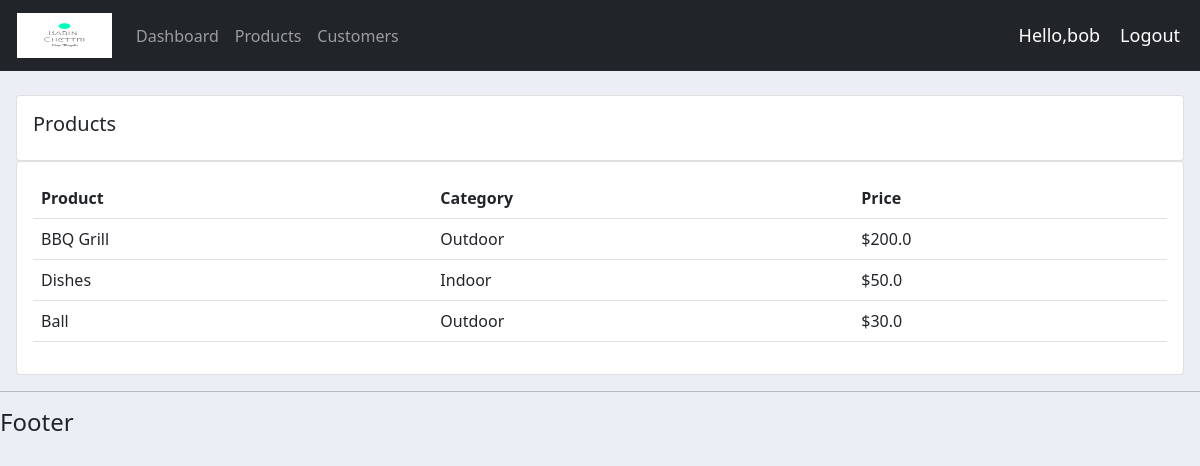
Screenshot of /products/ (signed in) with the database file from the repository.
### accounts/models.py (models this page shows, shortened)
class Product(models.Model):
    CATEGORY = (
        ('Indoor', 'Indoor'),
        ('Outdoor', 'Outdoor'),
    )
    name = models.CharField(max_length=100, null=True)
    price = models.FloatField(null=True)
    category =  models.CharField(max_length=150, null=True, choices=CATEGORY)
    description = models.CharField(max_length=200, null=True, blank=True)
    date_created = models.DateTimeField(auto_now_add=True)
    tags = models.ManyToManyField(Tag)

### accounts/decorators.py (the view)
        def wrapper_func(request, *args, **kwargs):
            group = None
            if request.user.groups.exists():
                group = request.user.groups.all()[0].name
            if group in allowed_roles:
                return view_func(request, *args, **kwargs)
            else:
                return HttpResponse('Unauthorized Attempt')

### accounts/views.py (called while the page is built)
@login_required(login_url='login')
@allowed_users(allowed_roles=['admin'])
def products(request):
    products = Product.objects.all()
    return render(request, 'accounts/products.html', {'products': products})

### accounts/templates/accounts/products.html
{% extends 'accounts/main.html' %}
{% block content %}
<br>
<div class="row px-3">
    <div class="col-md">
        <div class="card card-body">
            <h5>Products</h5>
        </div>
        <div class="card card-body">
            <table class="table">
                <tr>
                    <th>Product</th>
                    <th>Category</th>
                    <th>Price</th>
                </tr>
                {% for i in products %}
                <tr>
                    <td>{{i.name}}</td>
                    <td>{{i.category}}</td>
                    <td>${{i.price}}</td>
                </tr>
                {% endfor %}
            </table>
        </div>
    </div>
</div>
{% endblock content %}

### accounts/templates/accounts/navbar.html (shortened to what this page needs)
{% load static %}
<nav class="navbar navbar-expand-lg navbar-dark bg-dark">
  <div class="container-fluid">
    <a class="navbar-brand" href="{% url 'home' %}"><img src="{%static '/images/BC.png' %}" style="width:100px; height: 45px; padding-left: 5px;" /></a>
    <div class="collapse navbar-collapse" id="navbarNav">
      <ul class="navbar-nav">
        {% if request.user.is_staff %}
        <li class="nav-item">
          <a class="nav-link" aria-current="page" href="{%url 'home' %}">Dashboard</a>
        </li>
        <li class="nav-item">
          <a class="nav-link" href="{% url 'products' %}">Products</a>
        </li>
        <li class="nav-item">
          <a class="nav-link" href="{% url 'customers' %}">Customers</a>
        </li>
        {% else %}
        <li class="nav-item">
          <a class="nav-link" href="{% url 'account' %}">Settings</a>
        </li>
        {% endif %}
      </ul>
    </div>
  </div>
  <span class="hello-msg">Hello,{{request.user}}</span>
  <span><a class="hello-msg" href="{% url 'logout' %}">Logout</a> </span>
</nav>

### static/css/main.css (style rules this page uses)
body { background-color: #ebeff5; }

### accounts/templates/accounts/navbar.html (style rules this page uses)
.hello-msg { font-size: 18px; color: #fff; margin-right: 20px; text-decoration: none; }

### rows the page displays
Product: name "BBQ Grill", category "Outdoor", price "200.0"
Product: name "Dishes", category "Indoor", price "50.0"
Product: name "Ball", category "Outdoor", price "30.0"

### other values shown
{{ request.user }} "bob"
